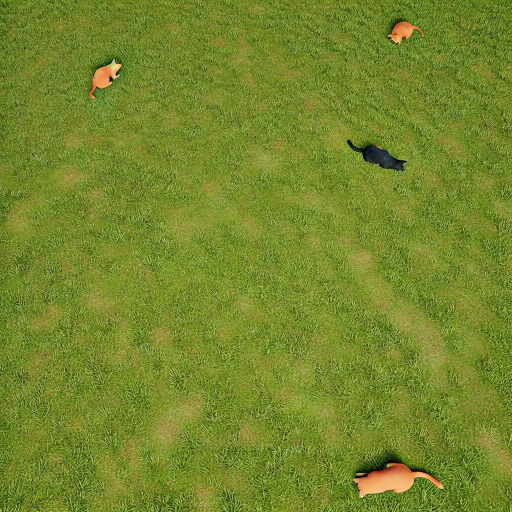
#> input picture data/picture_1.jpg, 1024 x 1024 px (shown at 1/2 size)
$ python mackeprimer.py data
#> lines starting #> are read from the running program, lines starting #| are printed output that depends on the picture; after the words box and inside, x2 and y2 are one past the last pixel; in counts of white or black regions, pixels touching at a corner belong together
import os
import sys
import cv2
import matplotlib.pyplot as plt
import numpy as np


def load_images(folder_path):
    image_files = [f for f in os.listdir(folder_path) if f.endswith('.jpg')]
    sorted_files = []
    for f in image_files:
        underscore_index = f.index('_') + 1
        dot_index = f.index('.')
        number = int(f[underscore_index:dot_index])
        sorted_files.append((number, f))
    sorted_files.sort()
    images = {}
    for _, f in sorted_files:
        image_path = os.path.join(folder_path, f)
        image = cv2.imread(image_path)
        image_rgb = cv2.cvtColor(image, cv2.COLOR_BGR2RGB)
        images[f] = image_rgb

    return images

def load_cats(csv_path):
    actual_counts = {}
    with open(csv_path, 'r') as file:
        lines = file.readlines()
        for line in lines[1:]:
            image_name, count = line.strip().split(',')
            actual_counts[image_name] = int(count)
    return actual_counts


def display_image_with_contours(image, contours):
     output_image = image.copy()
     if len(contours) > 0:
         cv2.drawContours(output_image, contours, -1, (255, 0, 0), 2)
     plt.imshow(output_image)
     plt.axis('off')
     plt.show()

def create_combined_cat_mask(image):
    hsv = cv2.cvtColor(image, cv2.COLOR_RGB2HSV)
    #StackOverflow-Identifying the range of a color in HSV using OpenCV
    color_ranges = {
        "brown": ((10, 70, 50), (20, 255, 255)),
        "orange": ((5, 150, 100), (15, 255, 255)),
        "gray": ((0, 0, 40), (180, 50, 180)),
        "light_gray_white": ((0, 0, 200), (180, 20, 255)),
        "blue_gray": ((80, 10, 20), (140, 150, 150)),
        "orange_white": ((8, 13, 180), (25, 90, 255)),
    }

    black_ranges = {"black": ((0, 0, 0), (180, 255, 60))
}
    combined_mask = np.zeros_like(hsv[:, :, 0])
    for color, (lower, upper) in color_ranges.items():
        mask = cv2.inRange(hsv, np.array(lower), np.array(upper))
        combined_mask = cv2.bitwise_or(combined_mask, mask)

    black_mask = np.zeros_like(hsv[:, :, 0])
    for color, (lower, upper) in black_ranges.items():
        mask = cv2.inRange(hsv, np.array(lower), np.array(upper))
        black_mask = cv2.bitwise_or(black_mask, mask)

    kernel_erode = np.ones((3, 3), np.uint8)
    kernel_dilate = np.ones((5, 5), np.uint8)
    black_mask = cv2.erode(black_mask, kernel_erode, iterations=2)
    black_mask = cv2.dilate(black_mask, kernel_dilate, iterations=3)
    final_mask = cv2.bitwise_or(combined_mask, black_mask)
    # plt.imshow(black_mask, cmap='gray')
    # plt.title("Black mask ")
    # plt.show()
    return final_mask


def detect_cats_with_contours(image):
    mask = create_combined_cat_mask(image)
    _, bin_img = cv2.threshold(mask, 0, 255, cv2.THRESH_BINARY)
    kernel = np.ones((3, 3), np.uint8)
    bin_img = cv2.dilate(bin_img, kernel, iterations=1)
    bin_img = cv2.erode(bin_img, kernel, iterations=1)

    contours, _ = cv2.findContours(bin_img, cv2.RETR_EXTERNAL, cv2.CHAIN_APPROX_SIMPLE)

    min_area = 1000
    max_area = 17900
    valid_contours = [cnt for cnt in contours if min_area < cv2.contourArea(cnt) < max_area]

    return valid_contours

def main(folder_path):
    images = load_images(folder_path)
#> in load_images, image is the input picture: shape (1024, 1024, 3); mean B, G, R 43.6, 135, 117.2
#> images = 2 items
    csv_path = os.path.join(folder_path, 'cat_count.csv')

    actual_counts = load_cats(csv_path)
#> (reads data/cat_count.csv from the repository)

    results = []

    for filename, image in images.items():
        contours = detect_cats_with_contours(image)
        display_image_with_contours(image, contours)
        num_cats = len(contours)
        true_count = actual_counts.get(filename, np.nan)
        results.append({'filename': filename, 'predicted': num_cats, 'actual': true_count})
#> this loop made 2 passes
#> (filename, kernel in detect_cats_with_contours, min_area in detect_cats_with_contours, max_area in detect_cats_with_contours, num_cats, true_count) on passes 1 to 2: ('picture_1.jpg', [[1, 1, 1], [1, 1, 1], [1, 1, 1]], 1000, 17900, 4, 4), ('picture_10.jpg', [[1, 1, 1], [1, 1, 1], [1, 1, 1]], 1000, 17900, 2, 2)
#> pass 1, in create_combined_cat_mask, `black_mask = cv2.erode(black_mask, kernel_erode, iterations=2)`:
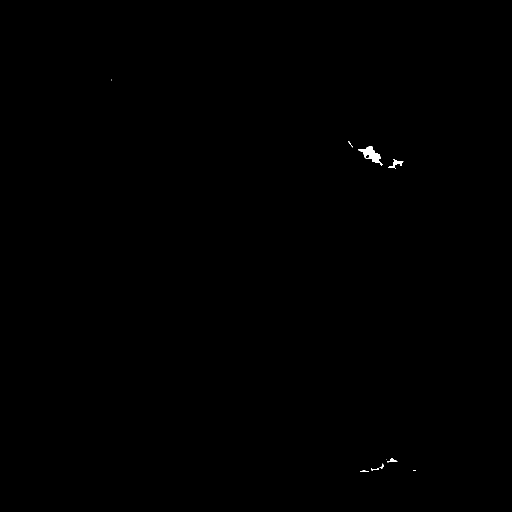
#> black_mask: shape (1024, 1024) (shown at 1/2 size); 0.1% white; 10 white regions (3 under 20 px), largest, box (x1, y1, x2, y2) and area: (717, 293, 765, 332) 685, (776, 318, 807, 337) 169, (775, 916, 795, 925) 81
#> pass 1, in create_combined_cat_mask, `black_mask = cv2.dilate(black_mask, kernel_dilate, iterations=3)`:
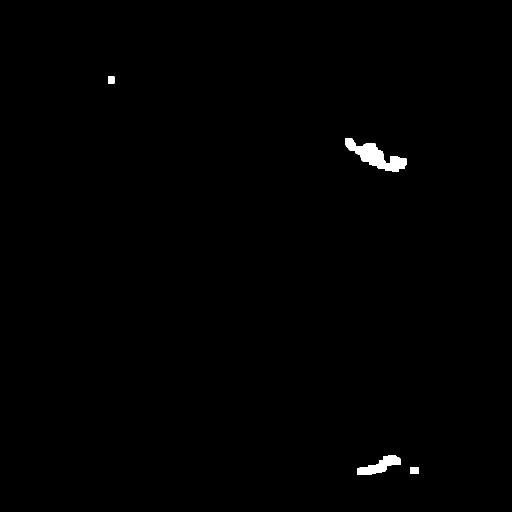
#> black_mask: shape (1024, 1024) (shown at 1/2 size); 0.52% white; 4 white regions, box (x1, y1, x2, y2) and area: (690, 276, 813, 343) 3356, (714, 910, 801, 950) 1645, (820, 934, 838, 947) 234, (216, 153, 229, 167) 182
#> pass 1, in create_combined_cat_mask, `final_mask = cv2.bitwise_or(combined_mask, black_mask)`:
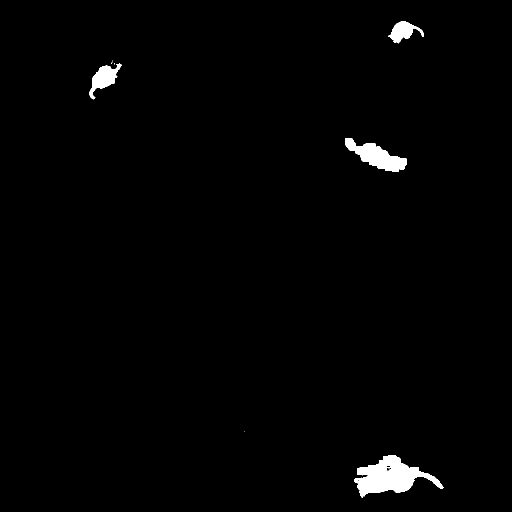
#> final_mask: shape (1024, 1024) (shown at 1/2 size); 1.4% white; 9 white regions (5 under 20 px), largest, box (x1, y1, x2, y2) and area: (709, 910, 887, 996) 7222, (690, 276, 813, 343) 3699, (178, 127, 243, 199) 1894, (776, 43, 848, 87) 1519
#> pass 1, in display_image_with_contours, `plt.show()`:
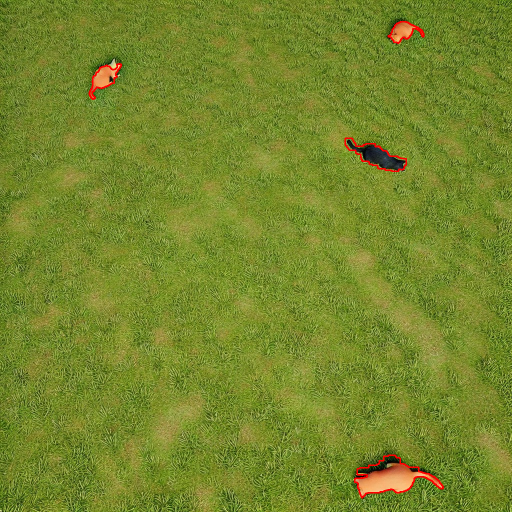
#> shown: shape (1024, 1024, 3) (shown at 1/2 size); mean R, G, B 117.7, 134.5, 43.4
#> pass 2, in display_image_with_contours (call 2), `plt.show()`:
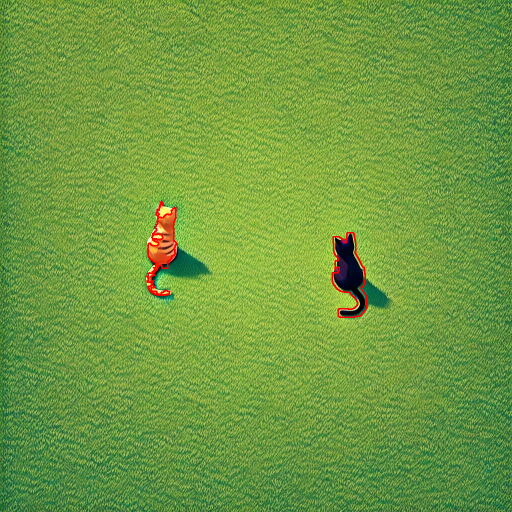
#> shown: shape (1024, 1024, 3) (shown at 1/2 size); mean R, G, B 111.6, 155.3, 64.8
#> after the loop, results = 2 items
        #print(f'Picture {filename}: detected {num_cats} cats.')

    total_error = sum(abs(r['predicted'] - r['actual']) for r in results)
#> total_error = 0
    mae = total_error / len(results)
#> mae = 0
    print(mae)
#| 0.0


folder_path = sys.argv[1]
main(folder_path)
